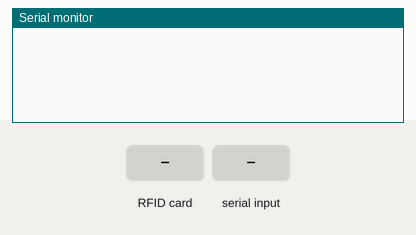
Recording of a sketch running on a simulated ESP32. Shown: the last lines printed to the serial monitor. Inputs (shaded band) come from the test bench.

Above: at 1.2 s.
1.3 s: RFID card 5E 7A 19 C4 held to the reader
At 3.3 s:
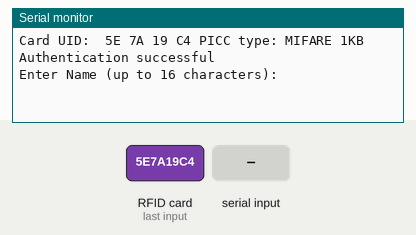
3.6 s: "1\n" received over Serial
At 4.3 s:
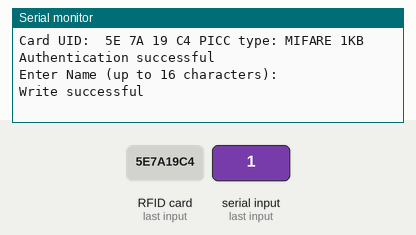

Measured:
- after the input at 1.3 s, the serial monitor: prints a new line after 0.80 s (image 1)
- after the input at 3.6 s, the serial monitor: prints a new line at once (image 2)

The sketch:

rfid_write.ino
```cpp
#include <SPI.h>
#include <MFRC522.h>

#define SDA_PIN     21
#define SCK_PIN     5
#define MOSI_PIN    34
#define MISO_PIN    19
#define RST_PIN     2

// Set default key
MFRC522::MIFARE_Key key = {{0xFF, 0xFF, 0xFF, 0xFF, 0xFF, 0xFF}};
// Create instance
MFRC522 mfrc522(SDA_PIN, RST_PIN);

void setup() {
  Serial.begin(9600);

  // initalize SPI and RFID object
  SPI.begin(SCK_PIN, MISO_PIN, MOSI_PIN, SDA_PIN);
  mfrc522.PCD_Init();
}

void loop() {
  // If a new card is detected in th range
  if (mfrc522.PICC_IsNewCardPresent() && mfrc522.PICC_ReadCardSerial()) {

    // Get RFID card UID and PICC type
    Serial.print("Card UID: ");
    for (byte i = 0; i < mfrc522.uid.size; i++) {
      Serial.print(mfrc522.uid.uidByte[i] < 0x10 ? " 0" : " ");
      Serial.print(mfrc522.uid.uidByte[i], HEX);
    }
    Serial.print(" PICC type: ");
    MFRC522::PICC_Type piccType = mfrc522.PICC_GetType(mfrc522.uid.sak);
    Serial.println(mfrc522.PICC_GetTypeName(piccType));

    // Set sector number and block offset
    byte sectorNumber = 1;
    byte blockOffset = 1;

    // Calculate the block number within the sector
    byte blockNumber = (sectorNumber * 4) + blockOffset;

    // Authentication with the default key (0xFF)
    if (mfrc522.PCD_Authenticate(MFRC522::PICC_CMD_MF_AUTH_KEY_A, blockNumber, &key, &(mfrc522.uid)) == MFRC522::STATUS_OK) {
      Serial.println("Authentication successful");

      // Ask user to input up to 16 characters in Serial Moniter
      Serial.println(F("Enter Name (up to 16 characters): "));
      char dataToWrite[16];
      size_t bytesRead = 0;

      // Continue to wait until 16 characters are types
      while (bytesRead < 16) {
        if (Serial.available()) {
          char c = Serial.read();
          // If user presses enter or return then end the waiting period
          if (c == '\n' || c == '\r') {
            break;
          }
          dataToWrite[bytesRead++] = c;
        }
      }

      // Padding to 16 and conversion
      for (size_t i = bytesRead; i < 16; ++i) {
        dataToWrite[i] = ' ';
      }
      byte byteDataToWrite[16];
      for (int i = 0; i < 16; ++i) {
        byteDataToWrite[i] = dataToWrite[i];
      }

      // Write to block
      MFRC522::StatusCode writeStatus = mfrc522.MIFARE_Write(blockNumber, byteDataToWrite, 16);


      if (writeStatus == MFRC522::STATUS_OK) {
        Serial.println("Write successful");
      } else {
        Serial.print("Write failed, status: ");
        Serial.println(mfrc522.GetStatusCodeName(writeStatus));
      }

      mfrc522.PICC_HaltA();
      mfrc522.PCD_StopCrypto1();
    } else {
      Serial.println("Authentication failed");
    }
  }

  delay(1000);
}
```
